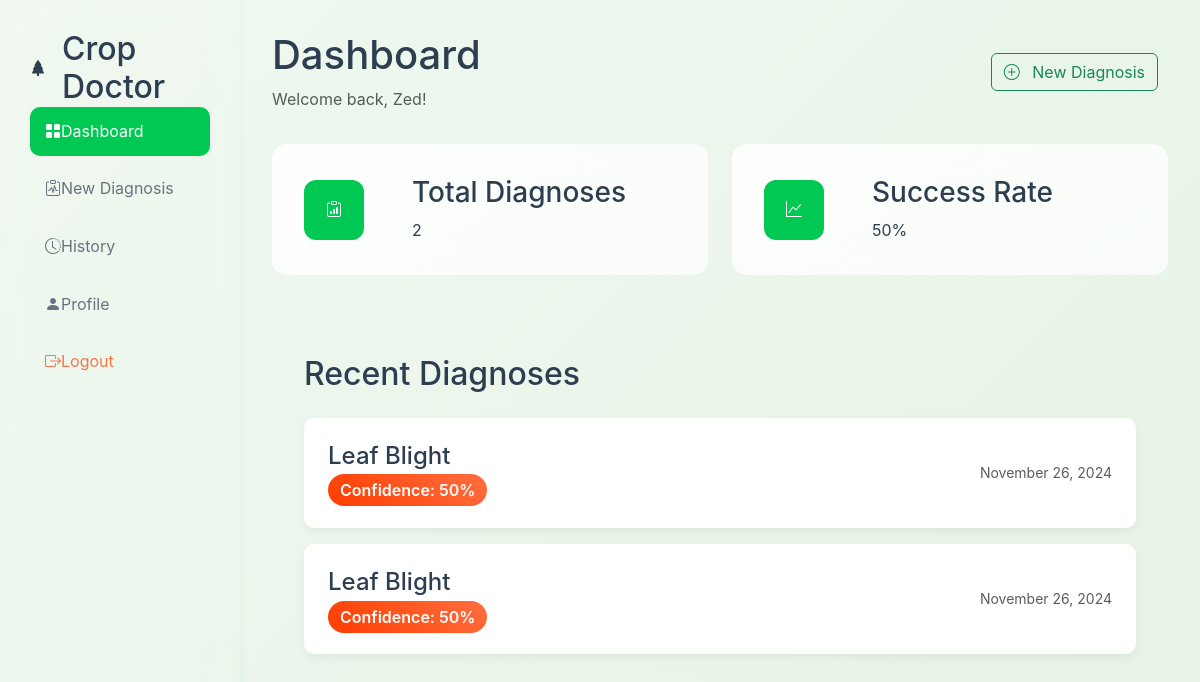
The app's page /resources/dashboard.php (signed in) with its own data.
### tables this page shows
CREATE TABLE IF NOT EXISTS `diagnoses` (
  `id` int NOT NULL AUTO_INCREMENT,
  `user_id` int NOT NULL,
  `crop_id` int NOT NULL,
  `disease_id` int NOT NULL,
  `growth_stage` varchar(50) NOT NULL,
  `confidence` int NOT NULL,
  `additional_details` text,
  `created_at` timestamp NULL DEFAULT CURRENT_TIMESTAMP,
  `status` enum('identified','unidentified') DEFAULT 'identified',
  PRIMARY KEY (`id`),
  KEY `user_id` (`user_id`),
  KEY `crop_id` (`crop_id`),
  KEY `disease_id` (`disease_id`)
);

CREATE TABLE IF NOT EXISTS `diseases` (
  `id` int NOT NULL AUTO_INCREMENT,
  `name` varchar(255) NOT NULL,
  `scientific_name` varchar(255) DEFAULT NULL,
  `description` text NOT NULL,
  `severity_level` enum('Low','Moderate','High') DEFAULT 'Moderate',
  `treatment_info` text,
  `prevention_info` text,
  `created_at` timestamp NULL DEFAULT CURRENT_TIMESTAMP,
  PRIMARY KEY (`id`)
);

### resources/dashboard.php (the view, shortened to what this page needs)
<?php
require_once "../includes/db.php";
?>
<!DOCTYPE html>
<html lang="en">
<head>
    <link href="https://cdn.jsdelivr.net/npm/bootstrap@5.3.2/dist/css/bootstrap.min.css" rel="stylesheet">
    <link href="https://cdn.jsdelivr.net/npm/bootstrap-icons@1.11.1/font/bootstrap-icons.css" rel="stylesheet">
    <link href="../css/dashboard.css" rel="stylesheet">
</head>
<body>
    <div class="dashboard-container">
        <div class="sidebar">
            <div class="sidebar-logo">
                <a href="dashboard.php" class="text-decoration-none">
                    <i class="bi bi-tree-fill"></i>
                    <h2 class="mb-0">Crop Doctor</h2>
                </a>
            </div>
            <nav class="sidebar-nav">
                <a href="dashboard.php" class="nav-item <?php echo basename($_SERVER['PHP_SELF']) === 'dashboard.php' ? 'active' : ''; ?>">
                    <i class="bi bi-grid-fill"></i> Dashboard
                </a>
                <a href="diagnosis.php" class="nav-item <?php echo basename($_SERVER['PHP_SELF']) === 'diagnosis.php' ? 'active' : ''; ?>">
                    <i class="bi bi-clipboard-pulse"></i> New Diagnosis
                </a>
                <a href="history.php" class="nav-item <?php echo basename($_SERVER['PHP_SELF']) === 'history.php' ? 'active' : ''; ?>">
                    <i class="bi bi-clock-history"></i> History
                </a>
                <a href="profile.php" class="nav-item <?php echo basename($_SERVER['PHP_SELF']) === 'profile.php' ? 'active' : ''; ?>">
                    <i class="bi bi-person-fill"></i> Profile
                </a>
                <button class="nav-item logout border-0 w-100 text-start">
                    <i class="bi bi-box-arrow-right"></i> Logout
                </button>
            </nav>
        </div>
        <div class="main-content">
            <div class="dashboard-header">
                <div>
                    <h1 class="mb-2">Dashboard</h1>
                    <p class="text-muted mb-0">Welcome back, <?php echo htmlspecialchars($_SESSION['username']); ?>!</p>
                </div>
                <button class="btn btn-outline-success diag" style="margin:10px">
                    <i class="bi bi-plus-circle me-2"></i> New Diagnosis
                </button>
            </div>
            <div class="stats-grid">
                <div class="stat-card">
                    <div class="stat-icon">
                        <i class="bi bi-clipboard-data"></i>
                    </div>
                    <div class="stat-details">
                        <h3>Total Diagnoses</h3>
                        <div class="value">
                            <?php
                            $stmt = $conn->prepare("SELECT COUNT(*) as total FROM diagnoses WHERE user_id = ?");
                            $stmt->bind_param("i", $_SESSION['user_id']);
                            $stmt->execute();
                            $total = $stmt->get_result()->fetch_assoc()['total'];
                            echo $total;
                            ?>
                        </div>
                    </div>
                </div>
                <div class="stat-card">
                    <div class="stat-icon">
                        <i class="bi bi-graph-up"></i>
                    </div>
                    <div class="stat-details">
                        <h3>Success Rate</h3>
                        <div class="value">
                            <?php
                            $stmt = $conn->prepare("SELECT AVG(confidence) as avg_confidence FROM diagnoses WHERE user_id = ?");
                            $stmt->bind_param("i", $_SESSION['user_id']);
                            $stmt->execute();
                            $avg = round($stmt->get_result()->fetch_assoc()['avg_confidence'], 1);
                            echo $avg . "%";
                            ?>
                        </div>
                    </div>
                </div>
            </div>
            <div class="recent-diagnoses">
                <h2 class="mb-4">Recent Diagnoses</h2>
                <?php
                $stmt = $conn->prepare("SELECT d.*, dis.name as disease_name
                                        FROM diagnoses d
                                        JOIN diseases dis ON d.disease_id = dis.id
                                        WHERE d.user_id = ?
                                        ORDER BY d.created_at DESC LIMIT 5");
                $stmt->bind_param("i", $_SESSION['user_id']);
                $stmt->execute();
                $result = $stmt->get_result();
                while ($row = $result->fetch_assoc()) {
                    $confidence = $row['confidence'];
                    $confidenceClass = $confidence > 80 ? 'confidence-high' :
                                       ($confidence > 50 ? 'confidence-medium' : 'confidence-low');
                    echo "<div class='diagnosis-item'>";
                    echo "<div>";
                    echo "<h4 class='mb-2'>{$row['disease_name']}</h4>";
                    echo "<span class='confidence-badge {$confidenceClass}'>Confidence: {$row['confidence']}%</span>";
                    echo "</div>";
                    echo "<small class='text-muted'>".date('F j, Y', strtotime($row['created_at']))."</small>";
                    echo "</div>";
                }
                ?>
            </div>
        </div>
    </div>
</body>
</html>

### css/dashboard.css (style rules this page uses)
:root { --primary-color: #00c853; --secondary-color: #00b0ff; --accent-color: #ffd740; --success-color: #00e676; --warning-color: #ffc400; --danger-color: #ff3d00; --background-gradient: linear-gradient(135deg, #f5fff5 0%, #e8f5e8 100%); --card-gradient: linear-gradient(145deg, rgba(255, 255, 255, 0.9), rgba(255, 255, 255, 0.7)); --glass-blur: blur(15px); --shadow-sm: 0 2px 8px rgba(0, 200, 83, 0.08); --shadow-md: 0 8px 24px rgba(0, 200, 83, 0.12); --shadow-lg: 0 16px 32px rgba(0, 200, 83, 0.16); --transition-fast: 0.2s cubic-bezier(0.4, 0, 0.2, 1); --transition-base: 0.3s cubic-bezier(0.4, 0, 0.2, 1); --transition-slow: 0.5s cubic-bezier(0.4, 0, 0.2, 1); --space-xs: 0.5rem; --space-sm: 1rem; --space-md: 1.5rem; --space-lg: 2rem; --space-xl: 3rem; --sidebar-width: 280px; --header-height: 80px; --container-max-width: 1400px; }
body { background: linear-gradient(135deg, #f0f8f0 0%, #e6f3e6 100%); font-family: 'Inter', -apple-system, BlinkMacSystemFont, 'Segoe UI', Roboto, Oxygen, Ubuntu, Cantarell, 'Open Sans', 'Helvetica Neue', sans-serif; color: #2c3e50; line-height: 1.6; transition: opacity 0.2s ease; }
.diagnosis-item { background-color: white; border-radius: 10px; padding: var(--space-md); margin-bottom: var(--space-sm); box-shadow: 0 4px 10px rgba(0, 0, 0, 0.05); transition: all 0.3s ease; position: relative; overflow: hidden; display: grid; grid-template-columns: 1fr auto; gap: var(--space-md); align-items: center; }
.diagnosis-item::before { content: ''; position: absolute; top: 0; left: -100%; width: 100%; height: 100%; background: linear-gradient( 90deg, transparent, rgba(255, 255, 255, 0.2), transparent ); transition: var(--transition-slow); }
.confidence-low { color: #F44336; font-weight: 600; }
.dashboard-container { display: grid; grid-template-columns: var(--sidebar-width) 1fr; min-height: 100vh; background: linear-gradient(135deg, #f0f8f0 0%, #e6f3e6 100%); gap: 0; }
.sidebar { background: var(--glass-bg); backdrop-filter: blur(15px); padding: 30px; box-shadow: var(--shadow-sm); z-index: 100; }
.nav-item { display: flex; align-items: center; padding: 12px 15px; border-radius: 10px; transition: var(--transition-base); color: var(--text-color); text-decoration: none; margin-bottom: 8px; position: relative; overflow: hidden; opacity: 0.7; }
.nav-item::after { content: ''; position: absolute; left: 0; bottom: 0; width: 100%; height: 2px; background: linear-gradient(90deg, var(--primary-color), var(--secondary-color)); transform: scaleX(0); transform-origin: right; transition: transform var(--transition-base); }
.nav-item.active { background: var(--primary-color); color: white; opacity: 1; }
.nav-item.active::after { display: none; }
.nav-item.logout { margin-top: auto; background: none; color: var(--danger-color); }
.sidebar-logo a { display: flex; align-items: center; gap: var(--space-sm); color: var(--text-color); }
.main-content { padding: var(--space-lg); max-width: var(--container-max-width); margin: 0 auto; width: 100%; }
.stats-grid { display: grid; grid-template-columns: repeat(auto-fit, minmax(300px, 1fr)); gap: var(--space-md); margin-bottom: var(--space-xl); }
.stat-card { position: relative; background: var(--card-gradient); border-radius: 15px; padding: var(--space-lg); transition: var(--transition-base); backdrop-filter: var(--glass-blur); animation: pulseGlow 3s infinite; display: grid; grid-template-columns: auto 1fr; align-items: center; gap: var(--space-md); }
.stat-icon { position: static; width: 60px; height: 60px; display: flex; align-items: center; justify-content: center; background: var(--primary-color); color: white; border-radius: 12px; margin-right: var(--space-md); }
.confidence-badge { padding: 6px 12px; border-radius: 20px; font-weight: 600; transition: var(--transition-base); }
.confidence-low { background: linear-gradient(45deg, var(--danger-color), #ff6e40); color: white; }
.recent-diagnoses { background: var(--glass-bg); border-radius: 20px; padding: var(--space-lg); margin-top: var(--space-lg); }
@media (max-width: 1200px) { :root { --sidebar-width: 240px; } }
.dashboard-header { height: var(--header-height); display: flex; align-items: center; justify-content: space-between; padding: var(--space-md) 0; margin-bottom: var(--space-lg); }

### records on screen
diagnoses: disease.name "Leaf Blight", confidence "50", created_at "November 26, 2024"
diagnoses: disease.name "Leaf Blight", confidence "50", created_at "November 26, 2024"

### other values on screen
$_SESSION['username'] "Zed"
$total "2"
$avg "50"
